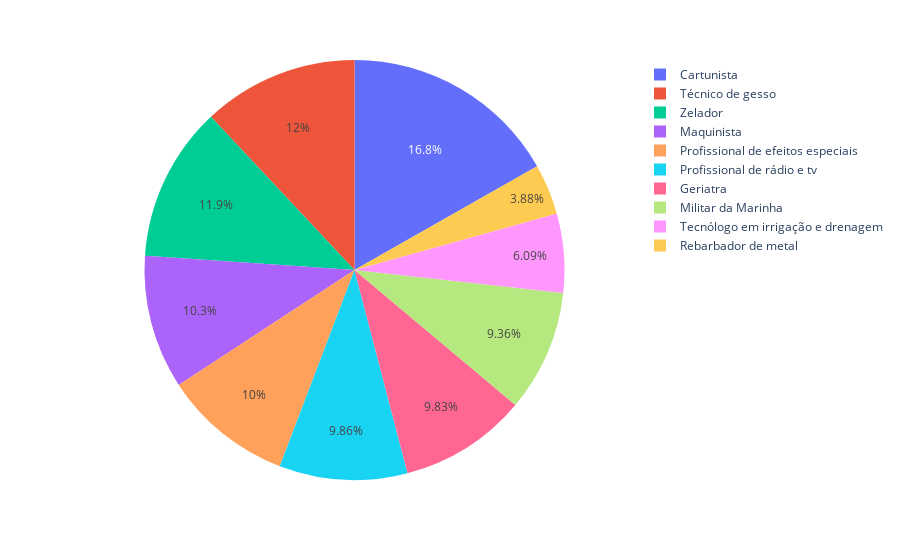

The code cell stored with this chart in its notebook:
### Code cell
df_agrupado_2 = df.groupby("Profissão", as_index=False)["Salário"].mean()
px.pie(df_agrupado_2, values="Salário", names="Profissão")

### Figure 1 — Plotly figure (JSON) as saved in the notebook; plotly's stock layout.template omitted (floating-point values rounded to 4 significant figures)
{"data": [{"domain": {"x": [0, 1], "y": [0, 1]}, "hovertemplate": "Profissão=%{label}<br>Salário=%{value}<extra></extra>", "labels": ["Cartunista", "Geriatra", "Maquinista", "Militar da Marinha", "Profissional de efeitos especiais", "Profissional de rádio e tv", "Rebarbador de metal", "Tecnólogo em irrigação e drenagem", "Técnico de gesso", "Zelador"], "legendgroup": "", "name": "", "showlegend": true, "type": "pie", "values": [13880.0, 8128.0, 8513.0, 7744.0, 8269.0, 8153.0, 3206.0, 5038.0, 9911.0, 9881.0]}], "layout": {"legend": {"tracegroupgap": 0}, "margin": {"t": 60}}}
